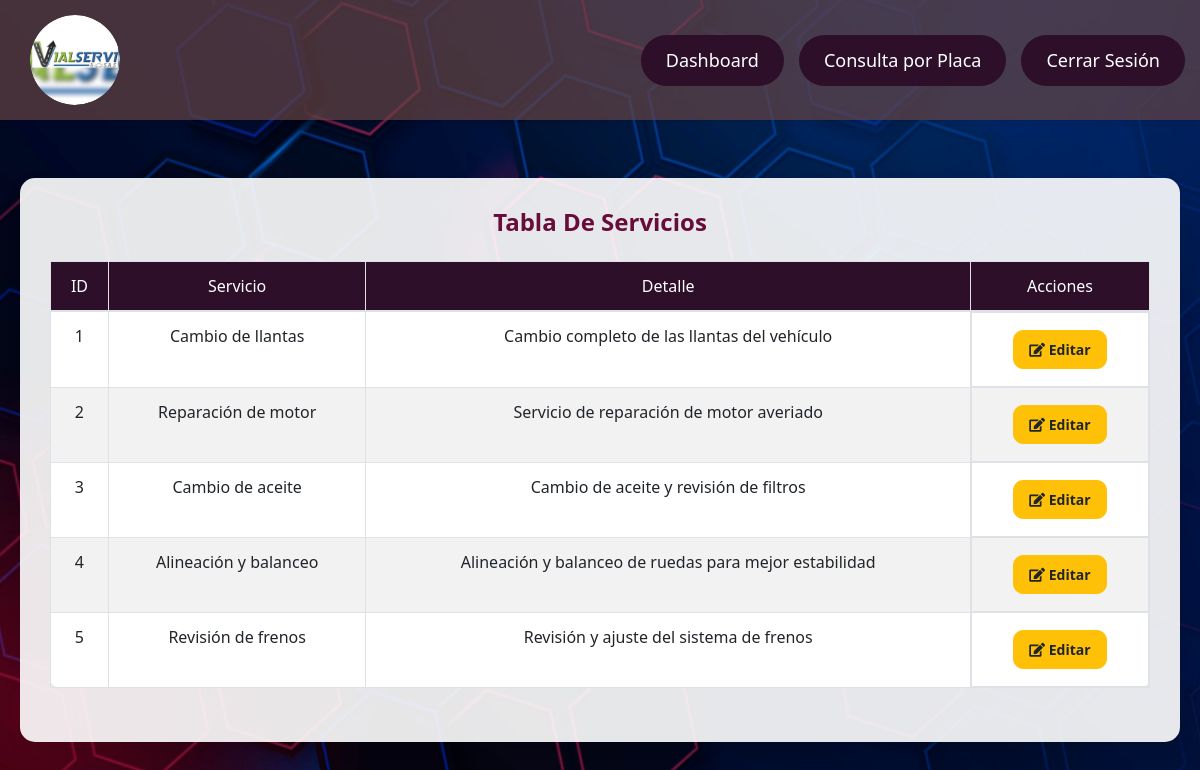
/gestionar_servicios.php (signed in), run on an earlier commit of the app's database.
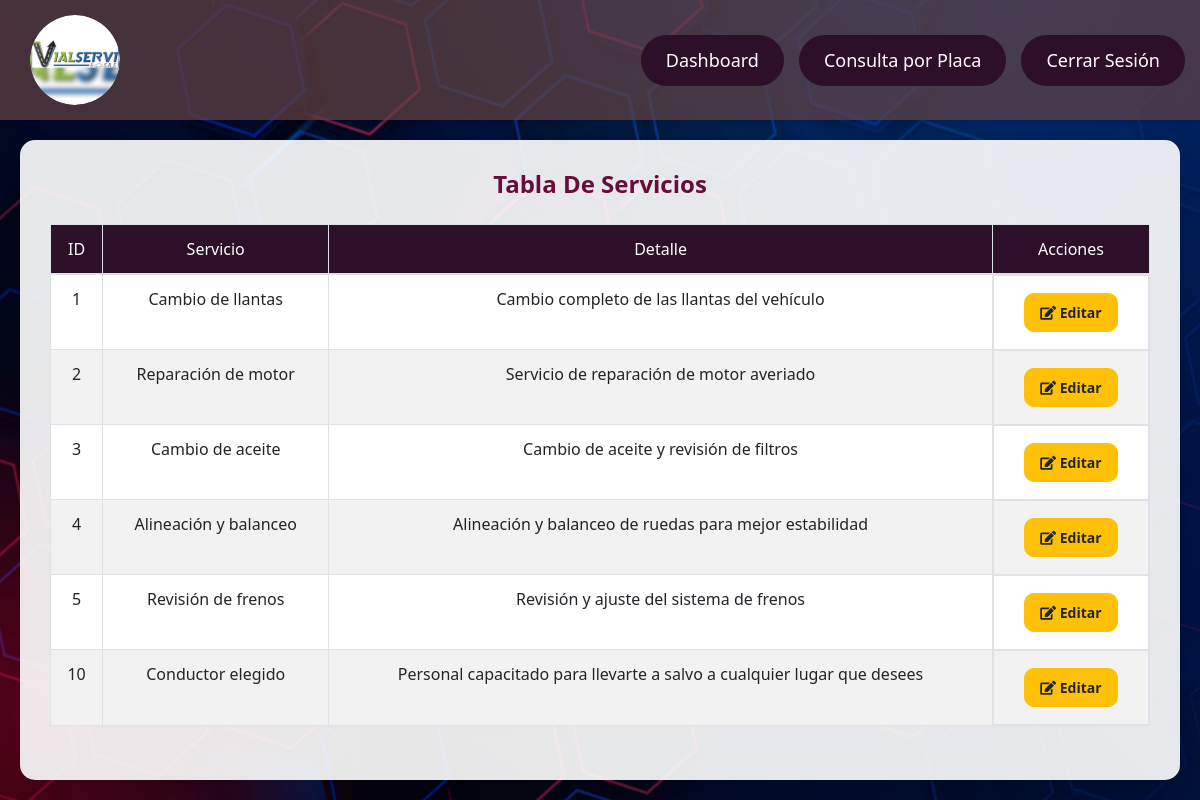
And on a later commit of the database.
### tables this page shows
CREATE TABLE `servicios` (
  `Servicio_id` int(11) NOT NULL,
  `Nombre_Servicio` varchar(100) NOT NULL,
  `Descripción` varchar(255) DEFAULT NULL
);

### validPermissions.php (called while the page is built, shortened)
<?php
function usuarioTienePermiso($usuarioId, $permisoNombre, $conexion) {
    $sql = "
        SELECT p.nombre
        FROM empleados e
        JOIN roles r ON e.rol_id = r.id
        JOIN rol_permisos rp ON r.id = rp.rol_id
        JOIN permisos p ON rp.permiso_id = p.id
        WHERE e.Cedula_Empleado_id = ? AND p.nombre = ?
    ";
    $stmt = $conexion->prepare($sql);
    $stmt->bind_param("is", $usuarioId, $permisoNombre);
    $stmt->execute();
    return $stmt->get_result()->fetch_assoc() !== null;
}
?>

### gestionar_servicios.php (the view, shortened to what this page needs)
<?php
include('validPermissions.php');
include('header.php');
require_once 'config.php';
$usuarioPuedeEditar = usuarioTienePermiso($_SESSION['cedula'], 'actualizar_servicio', $conn);
$usuarioPuedeEliminar = usuarioTienePermiso($_SESSION['cedula'], 'eliminar_servicio', $conn);
$mostrarAcciones = $usuarioPuedeEditar || $usuarioPuedeEliminar;
$sql = "SELECT Servicio_id, Nombre_Servicio, Descripción FROM servicios";
$result = $conn->query($sql);
?>
<!DOCTYPE html>
<html lang="es">
<head>
    <link href="https://stackpath.bootstrapcdn.com/bootstrap/4.5.2/css/bootstrap.min.css" rel="stylesheet">
    <link rel="stylesheet" href="https://cdnjs.cloudflare.com/ajax/libs/font-awesome/5.15.4/css/all.min.css">
</head>
<body>
<div class="main-content">
    <div class="container">
        <h2>Tabla De Servicios</h2>
        <table class="table table-bordered">
            <thead>
                <tr>
                    <th>ID</th>
                    <th>Servicio</th>
                    <th>Detalle</th>
                    <?php if ($mostrarAcciones) { ?>
                        <th>Acciones</th>
                    <?php } ?>
                </tr>
            </thead>
            <tbody>
                <?php
                if ($result->num_rows > 0) {
                    while ($row = $result->fetch_assoc()) {
                        echo "<tr id='row-" . $row['Servicio_id'] . "'>";
                        echo "<td>" . $row['Servicio_id'] . "</td>";
                        echo "<td>" . $row['Nombre_Servicio'] . "</td>";
                        echo "<td>" . $row['Descripción'] . "</td>";
                        if ($mostrarAcciones) {
                            echo "<td class='action-buttons'>";
                            if ($usuarioPuedeEditar) {
                                echo "<a href='edit_service.php?id=" . $row['Servicio_id'] . "' class='btn btn-warning' data-no-warning><i class='fas fa-edit'></i> Editar</a> ";
                            }
                            echo "</td>";
                        }
                        echo "</tr>";
                    }
                    } else {
                        echo "<tr><td colspan='12'>No se encontraron registros</td></tr>";
                    }
                ?>
            </tbody>
        </table>
    </div>
</div>
</body>
</html>

What changed in the data, as far as the page shows it:
added servicios: Servicio_id "10", Nombre_Servicio "Conductor elegido", Descripción "Personal capacitado para llevarte a salvo a cualquier lugar que desees"
